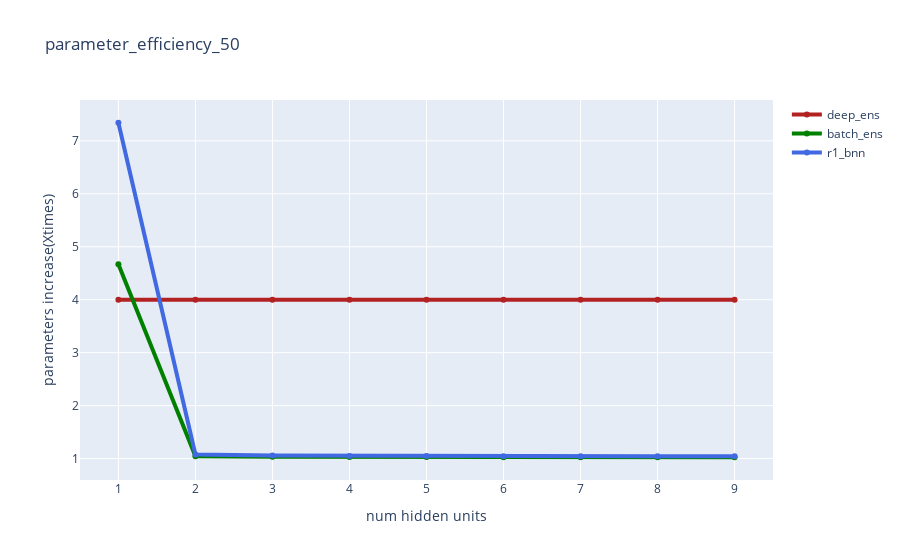

Notebook code for this chart:
### Code cell
plot_parameter_increase(increase_deep_ens,increase_batch_ens,increase_r1_bnn,hidden_units=50)

### Figure 1 — Plotly figure (JSON) as saved in the notebook; plotly's stock layout.template omitted (floating-point values rounded to 4 significant figures)
{"data": [{"line": {"color": "firebrick", "width": 4}, "name": "deep_ens", "type": "scatter", "x": [1, 2, 3, 4, 5, 6, 7, 8, 9], "y": [4, 4, 4, 4, 4, 4, 4, 4, 4]}, {"line": {"color": "green", "width": 4}, "name": "batch_ens", "type": "scatter", "x": [1, 2, 3, 4, 5, 6, 7, 8, 9], "y": [4.672, 1.044, 1.033, 1.029, 1.027, 1.026, 1.026, 1.025, 1.025]}, {"line": {"color": "royalblue", "width": 4}, "name": "r1_bnn", "type": "scatter", "x": [1, 2, 3, 4, 5, 6, 7, 8, 9], "y": [7.342, 1.075, 1.057, 1.05, 1.047, 1.045, 1.044, 1.043, 1.043]}], "layout": {"title": {"text": "parameter_efficiency_50"}, "xaxis": {"title": {"text": "num hidden units"}}, "yaxis": {"title": {"text": "parameters increase(Xtimes)"}}}}
